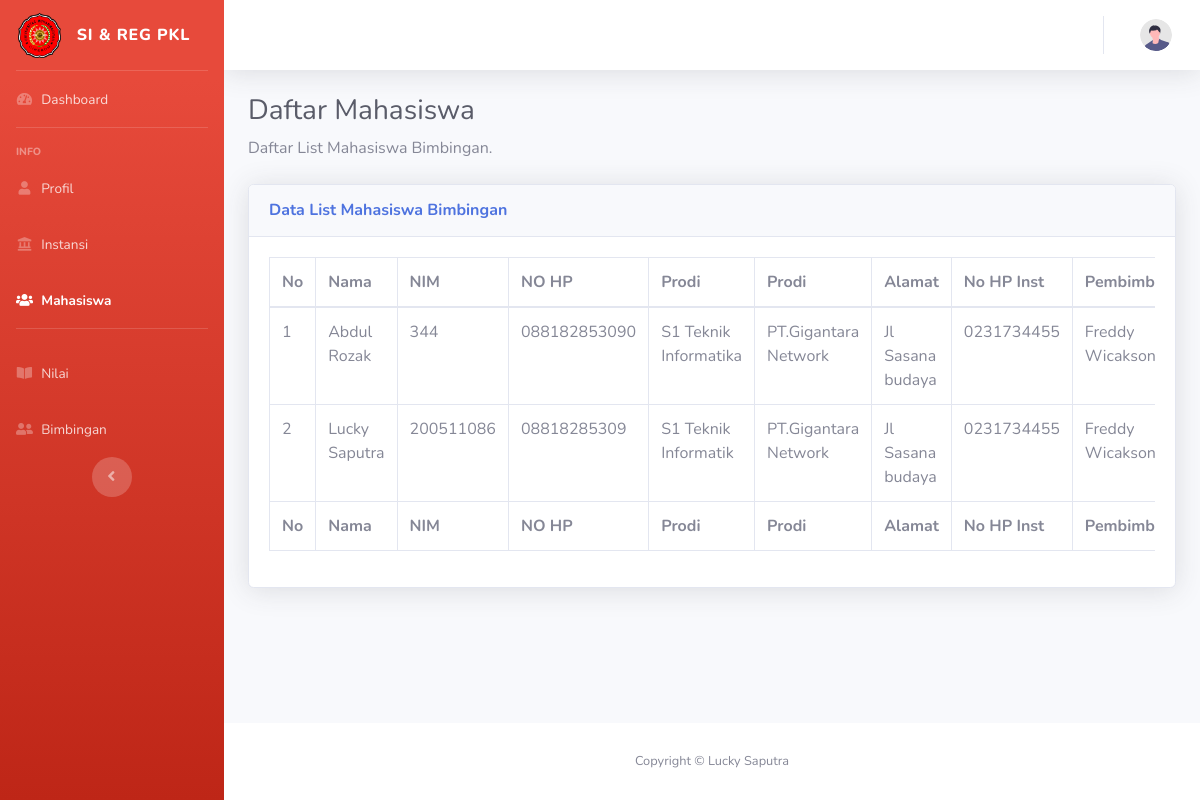
Screenshot of /dosen/mahasiswa.php with the database file from the repository.
### tables this page shows
CREATE TABLE `pendaftaran` (
  `id_daftar` int(11) NOT NULL,
  `nama_mhs` varchar(50) NOT NULL,
  `nim` varchar(15) NOT NULL,
  `nohp_mhs` varchar(30) NOT NULL,
  `prodi` varchar(30) NOT NULL,
  `nidn` varchar(20) NOT NULL,
  `nama_pem` varchar(50) NOT NULL,
  `nohp_pem` varchar(20) NOT NULL,
  `nama_inst` varchar(50) NOT NULL,
  `alamat_inst` varchar(100) NOT NULL,
  `nohp_inst` varchar(20) NOT NULL,
  `jdwl_bimbing` date NOT NULL,
  `jmlh_bimbingan` int(5) NOT NULL,
  `nilai_disiplin` int(5) NOT NULL,
  `nilai_tjwb` int(5) NOT NULL,
  `nilai_inisiatif` int(5) NOT NULL,
  `nilai_loyal` int(5) NOT NULL,
  `nilai_kerja` int(5) NOT NULL,
  `nilai_kerjasama` int(5) NOT NULL,
  `nilai_keputusan` int(5) NOT NULL,
  `nilai_sikap` int(5) NOT NULL,
  `nilai_jujur` int(5) NOT NULL,
  `nilai_hasilkerja` int(5) NOT NULL,
  `nilai_penulisan` int(5) NOT NULL,
  `nilai_penelitian` int(5) NOT NULL
);

### dosen/mahasiswa.php (the view, shortened to what this page needs)
<?php
  include('../koneksi.php');
  ?>
<!DOCTYPE html>
<html lang="en">
<head>
<link href="vendor/fontawesome-free/css/all.min.css" rel="stylesheet" type="text/css">
<link href="css/sb-admin-2.min.css" rel="stylesheet">
</head>
<body id="page-top">
<div id="wrapper">
    <ul class="navbar-nav bg-gradient-danger sidebar sidebar-dark accordion" id="accordionSidebar">
        <a class="sidebar-brand d-flex align-items-center justify-content-center" href="dashboard.php">
            <div class="sidebar-brand-icon">
                <img src="../assets/img/faviconumc.png" alt="" width="43" height="45" class="d-inline-block align-text-top">
            </div>
            <div class="sidebar-brand-text mx-3">SI & REG PKL </div>
        </a>
        <hr class="sidebar-divider my-0">
        <li class="nav-item ">
            <a class="nav-link" href="dashboard.php">
                <i class="fas fa-fw fa-tachometer-alt"></i>
                <span>Dashboard</span></a>
        </li>
        <hr class="sidebar-divider">
        <div class="sidebar-heading">
            Info
        </div>
        <li class="nav-item ">
            <a class="nav-link" href="profile.php">
                <i class="fas fa-fw fa-user"></i>
                <span>Profil</span></a>
        </li>
        <li class="nav-item ">
            <a class="nav-link" href="instansi.php">
                <i class="fas fa-fw fa-landmark"></i>
                <span>Instansi</span></a>
        </li>
        <li class="nav-item active">
                <a class="nav-link" href="mahasiswa.php">
                    <i class="fas fa-fw fa-users"></i>
                    <span>Mahasiswa</span></a>
            </li>
        <hr class="sidebar-divider d-none d-md-block">
        <li class="nav-item ">
            <a class="nav-link" href="nilai.php">
                <i class="fas fa-fw fa-book-open"></i>
                <span>Nilai</span></a>
        </li>
        <li class="nav-item ">
            <a class="nav-link" href="Bimbingan.php">
                <i class="fas fa-fw fa-user-friends   "></i>
                <span>Bimbingan</span></a>
        </li>
            <div class="text-center d-none d-md-inline">
                <button class="rounded-circle border-0" id="sidebarToggle"></button>
            </div>
        </ul>
        <div id="content-wrapper" class="d-flex flex-column">
            <div id="content">
                <nav class="navbar navbar-expand navbar-light bg-white topbar mb-4 static-top shadow">
                    <ul class="navbar-nav ml-auto">
                        <li class="nav-item dropdown no-arrow">
                            <a class="nav-link dropdown-toggle" href="#" id="userDropdown" role="button"
                                data-toggle="dropdown" aria-haspopup="true" aria-expanded="false">
                                <img class="img-profile rounded-circle"
                                    src="img/undraw_profile.svg">
                            </a>
                        </li>
                    </ul>
                </nav>
                <div class="container-fluid">
                    <h1 class="h3 mb-2 text-gray-800">Daftar Mahasiswa</h1>
                    <p class="mb-4">Daftar List Mahasiswa Bimbingan.</p>
                    <div class="card shadow mb-4">
                        <div class="card-header py-3">
                            <h6 class="m-0 font-weight-bold text-primary">Data List Mahasiswa Bimbingan</h6>
                        </div>
                        <div class="card-body">
                            <div class="table-responsive">
                                <table class="table table-bordered" id="dataTable" width="100%" cellspacing="0">
                                    <thead>
                                        <tr>
                                            <th>No</th>
                                            <th>Nama</th>
                                            <th>NIM</th>
                                            <th>NO HP</th>
                                            <th>Prodi</th>
                                            <th>Prodi</th>
                                            <th>Alamat</th>
                                            <th>No HP Inst</th>
                                            <th>Pembimbing</th>
                                        </tr>
                                    </thead>
                                    <tfoot>
                                        <tr>
                                        <th>No</th>
                                            <th>Nama</th>
                                            <th>NIM</th>
                                            <th>NO HP</th>
                                            <th>Prodi</th>
                                            <th>Prodi</th>
                                            <th>Alamat</th>
                                            <th>No HP Inst</th>
                                            <th>Pembimbing</th>
                                        </tr>
                                    </tfoot>
                                    <tbody>
                            <?php
                                                    $nidn = $_SESSION['username'];
                                                    $query = "SELECT * FROM pendaftaran WHERE nidn LIKE '$nidn'";
                                                    $result = mysqli_query($kon, $query);
                                                 $no = 1;
                                                 while($row = mysqli_fetch_assoc($result))
                                                 {
                           ?>
                                    <tr>
                                        <td><?php echo $no; ?></td>
                                        <td><?php echo $row['nama_mhs']; ?></td>
                                        <td><?php echo $row['nim']; ?></td>
                                        <td><?php echo $row['nohp_mhs']; ?></td>
                                        <td><?php echo $row['prodi']; ?></td>
                                        <td><?php echo $row['nama_inst']; ?></td>
                                        <td><?php echo $row['alamat_inst'] ?></td>
                                        <td><?php echo $row['nohp_inst'] ?></td>
                                        <td><?php echo $row['nama_pem'] ?></td>
        </div>
        </div>
                                    <?php
                                        $no++;
                                    }
                                    ?>
                            </div>
                        </div>
                    </div>
            <footer class="sticky-footer bg-white">
                <div class="container my-auto">
                    <div class="copyright text-center my-auto">
                        <span>Copyright &copy; Lucky Saputra</span>
                    </div>
                </div>
            </footer>
</body>
</html>

### rows the page displays
pendaftaran: nama_mhs "Abdul Rozak", nim "344", nohp_mhs "088182853090", prodi "S1 Teknik Informatika", nama_inst "PT.Gigantara Network", alamat_inst "Jl Sasana budaya", nohp_inst "0231734455", nama_pem "Freddy…"
pendaftaran: nama_mhs "Lucky Saputra", nim "200511086", nohp_mhs "08818285309", prodi "S1 Teknik Informatik", nama_inst "PT.Gigantara Network", alamat_inst "Jl Sasana budaya", nohp_inst "0231734455", nama_pem "Freddy…"
